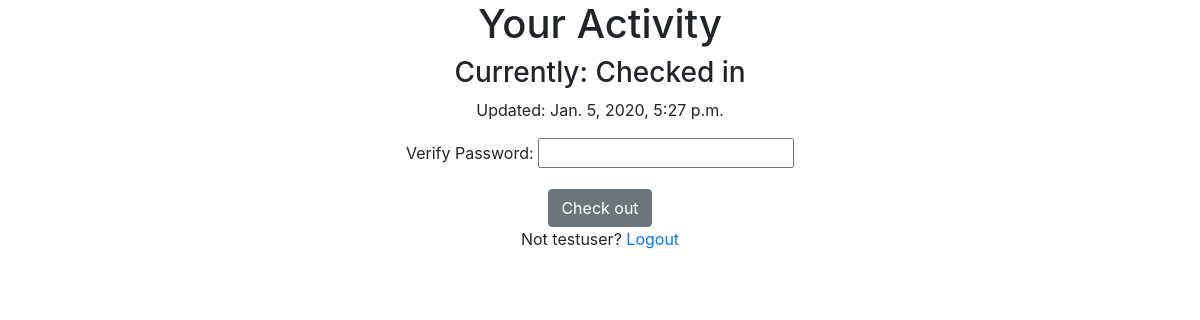
Screenshot of / (signed in) with the database file from the repository.
### timeclock/models.py (models this page shows, shortened)
class UserActivity(models.Model):
    user = models.ForeignKey(settings.AUTH_USER_MODEL,on_delete=models.CASCADE)
    activity = models.CharField(max_length=120, default='checkin', choices=USER_ACTIVITY_CHOICES)
    timestamp = models.DateTimeField(auto_now_add=True)
    objects = UserActivityManager()
    abc = UserActivityManager()
    class Meta:
        verbose_name = 'User Activity'
        verbose_name_plural = "User Activities"
    @property
    def next_activity(self):
        next = "Check in"
        if self.activity == 'checkin':
            next = "Check out"
        return next
    @property
    def current(self):
        current = 'Checked Out'
        if self.activity == 'checkin':
            current = "Checked in"
        return current

### timeclock/views.py (the view, shortened to what this page needs)
# urls.py: url(r'^$', ActivityView.as_view()),
class ActivityView(View):
    @method_decorator(login_required)
    def dispatch(self,*args,**kwargs):
        return super(ActivityView, self).dispatch(*args,**kwargs)
    def get(self, request, *args, **kwargs):
        if not request.user.is_authenticated:
            return HttpResponseRedirect("/login/")
        username_ses=None
        username_auth=None
        if request.session.get("username"):
            username_auth = request.user.username
            username_ses = request.session.get("username")
        if username_ses == username_auth:
            username = username_auth
            context = {}
            if username:
                form = UserActivityForm(initial={"username": username})
                context["form"] = form
                if request.user.is_authenticated:
                    obj = UserActivity.objects.current(request.user)
                    context['object'] = obj
        else:
            logout(request)
            return HttpResponseRedirect("/login/")
        return render(request, "timeclock/activity-view.html", context)

### timeclock/forms.py (shortened to what this page needs)
class UserActivityForm(forms.Form):
    username = forms.CharField(widget=forms.HiddenInput)
    password = forms.CharField(label='Verify Password', widget=forms.PasswordInput)

### timeclock/models.py (called while the page is built)
    def current(self, user=None):
        if user is None:
            return self
        return self.filter(user=user).order_by('-timestamp').first()

    def get_queryset(self, *args, **kwargs):
        return UserActivityQuerySet(self.model, using=self._db)

    def current(self, user=None):
        if user is None:
            return None
        current_obj = self.get_queryset().current(user)
        return current_obj

### timeclock/templates/timeclock/activity-view.html (shortened to what this page needs)
    {% extends "base.html" %}
    {% block content %}
    {% if object %}
    <h1>Your Activity</h1>
    <h3>Currently: {{ object.current }}</h3>
    <p>Updated: {{ object.timestamp }}</p>
    {% endif %}
    <form method='POST' action=''>
        {{ form.as_p }}
        <input class="btn btn-secondary"type='submit' value='{% if object %}{{object.next_activity }}{% else %}Check in{% endif %}' />
    </form>
    <p>Not {{ object.user.username }}? <a href='/logout'>Logout</a></p>
    {% endblock %}

### rows the page displays
UserActivity: current "Checked in", timestamp "Jan. 5, 2020, 5:27 p.m.", next_activity "Check out", user.username "testuser"
